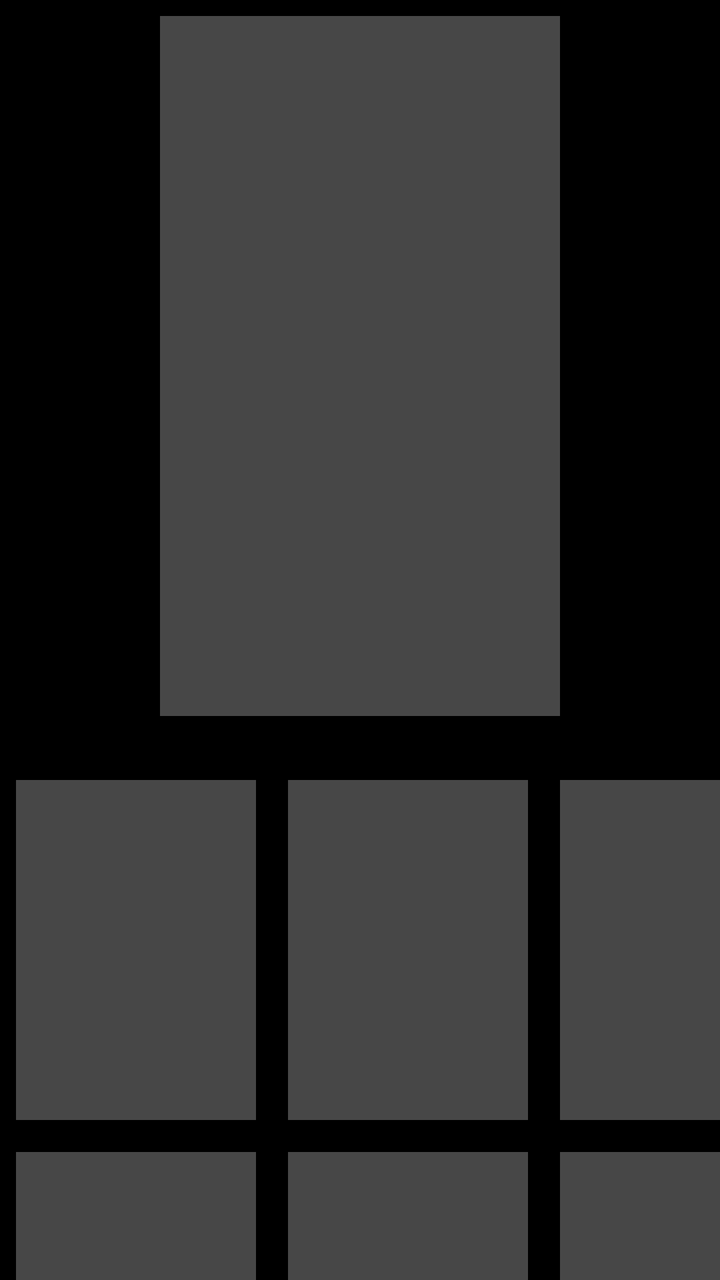
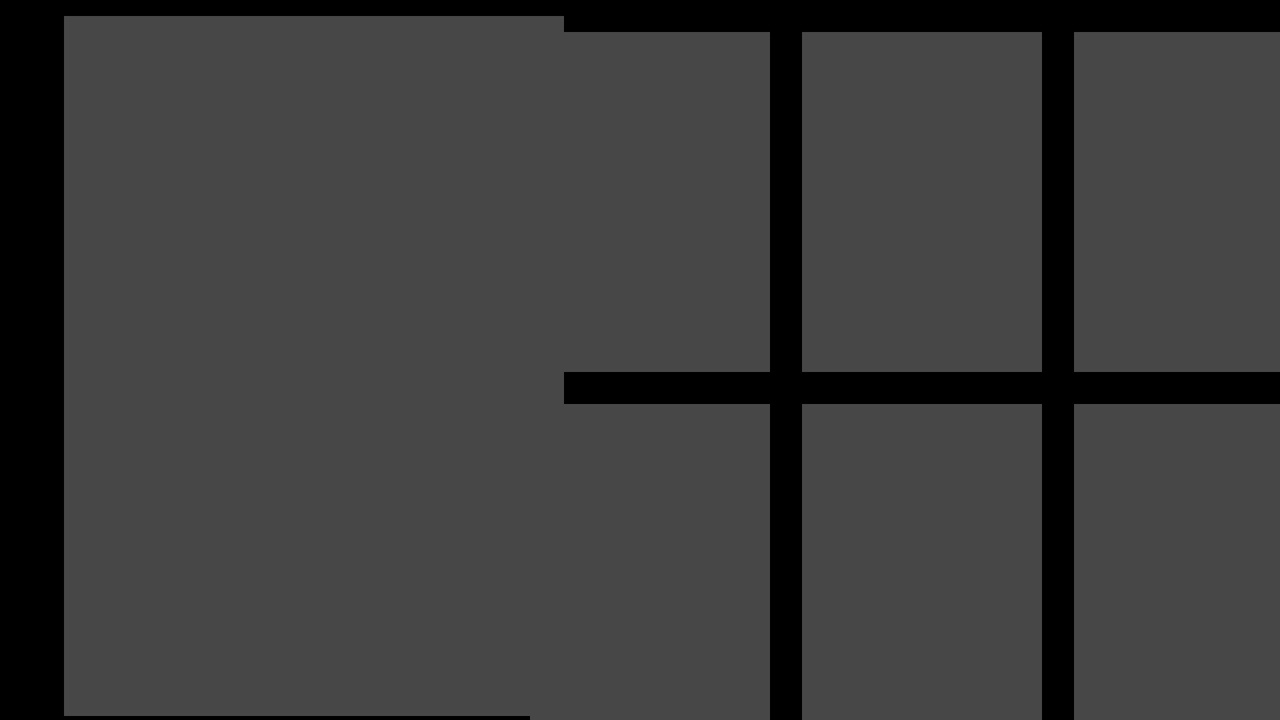

First picture: res/layout/ on a phone held upright. Second picture: the repository's own variant of that layout, on a device whose configuration matches the variant's folder. Source for both follows.
<!-- AndroidManifest.xml: application theme Theme.MovieMain -->
<!-- res/layout/fragment_home_loading.xml -->
<?xml version="1.0" encoding="utf-8"?>
<androidx.constraintlayout.widget.ConstraintLayout xmlns:android="http://schemas.android.com/apk/res/android"
    xmlns:app="http://schemas.android.com/apk/res-auto"
    android:id="@+id/container_home"
    android:layout_width="match_parent"
    android:layout_height="match_parent"
    android:background="@color/black">

    <LinearLayout
        android:id="@+id/img_carousel_loading"
        android:layout_width="match_parent"
        android:layout_height="350dp"
        android:layout_marginHorizontal="80dp"
        android:layout_marginTop="@dimen/common_margin_min"
        android:orientation="vertical"
        app:layout_constraintEnd_toEndOf="parent"
        app:layout_constraintStart_toStartOf="parent"
        app:layout_constraintTop_toTopOf="parent">

        <ImageView
            android:id="@+id/carousel_loading"
            android:layout_width="match_parent"
            android:layout_height="match_parent"
            android:background="@color/grey_dark" />

    </LinearLayout>

    <LinearLayout
        android:id="@+id/linear1_loading"
        android:layout_width="match_parent"
        android:layout_height="wrap_content"
        android:layout_marginTop="@dimen/common_margin_24"
        android:orientation="horizontal"
        app:layout_constraintTop_toBottomOf="@id/img_carousel_loading">

        <ImageView
            android:layout_width="120dp"
            android:layout_height="170dp"
            android:layout_marginHorizontal="@dimen/common_margin_min"
            android:layout_marginVertical="@dimen/common_margin_min"
            android:background="@color/grey_dark"
            android:orientation="vertical" />

        <ImageView
            android:layout_width="120dp"
            android:layout_height="170dp"
            android:layout_marginHorizontal="@dimen/common_margin_min"
            android:layout_marginVertical="@dimen/common_margin_min"
            android:background="@color/grey_dark"
            android:orientation="vertical"
            app:layout_constraintStart_toStartOf="parent" />

        <ImageView
            android:layout_width="120dp"
            android:layout_height="170dp"
            android:layout_marginHorizontal="@dimen/common_margin_min"
            android:layout_marginVertical="@dimen/common_margin_min"
            android:background="@color/grey_dark"
            android:orientation="vertical" />

        <ImageView
            android:layout_width="120dp"
            android:layout_height="170dp"
            android:layout_marginHorizontal="@dimen/common_margin_min"
            android:layout_marginVertical="@dimen/common_margin_min"
            android:background="@color/grey_dark"
            android:orientation="vertical" />

        <ImageView
            android:layout_width="120dp"
            android:layout_height="170dp"
            android:layout_marginHorizontal="@dimen/common_margin_min"
            android:layout_marginVertical="@dimen/common_margin_min"
            android:background="@color/grey_dark"
            android:orientation="vertical" />

        <ImageView
            android:layout_width="120dp"
            android:layout_height="170dp"
            android:layout_marginHorizontal="@dimen/common_margin_min"
            android:layout_marginVertical="@dimen/common_margin_min"
            android:background="@color/grey_dark"
            android:orientation="vertical" />

        <ImageView
            android:layout_width="120dp"
            android:layout_height="170dp"
            android:layout_marginHorizontal="@dimen/common_margin_min"
            android:layout_marginVertical="@dimen/common_margin_min"
            android:background="@color/grey_dark"
            android:orientation="vertical" />
    </LinearLayout>

    <LinearLayout
        android:id="@+id/linear2_loading"
        android:layout_width="match_parent"
        android:layout_height="wrap_content"
        android:orientation="horizontal"
        app:layout_constraintTop_toBottomOf="@id/linear1_loading">

        <ImageView
            android:layout_width="120dp"
            android:layout_height="170dp"
            android:layout_marginHorizontal="@dimen/common_margin_min"
            android:layout_marginVertical="@dimen/common_margin_min"
            android:background="@color/grey_dark"
            android:orientation="vertical" />

        <ImageView
            android:layout_width="120dp"
            android:layout_height="170dp"
            android:layout_marginHorizontal="@dimen/common_margin_min"
            android:layout_marginVertical="@dimen/common_margin_min"
            android:background="@color/grey_dark"
            android:orientation="vertical" />

        <ImageView
            android:layout_width="120dp"
            android:layout_height="170dp"
            android:layout_marginHorizontal="@dimen/common_margin_min"
            android:layout_marginVertical="@dimen/common_margin_min"
            android:background="@color/grey_dark"
            android:orientation="vertical" />

        <ImageView
            android:layout_width="120dp"
            android:layout_height="170dp"
            android:layout_marginHorizontal="@dimen/common_margin_min"
            android:layout_marginVertical="@dimen/common_margin_min"
            android:background="@color/grey_dark"
            android:orientation="vertical" />

        <ImageView
            android:layout_width="120dp"
            android:layout_height="170dp"
            android:layout_marginHorizontal="@dimen/common_margin_min"
            android:layout_marginVertical="@dimen/common_margin_min"
            android:background="@color/grey_dark"
            android:orientation="vertical" />

        <ImageView
            android:layout_width="120dp"
            android:layout_height="170dp"
            android:layout_marginHorizontal="@dimen/common_margin_min"
            android:layout_marginVertical="@dimen/common_margin_min"
            android:background="@color/grey_dark"
            android:orientation="vertical" />

        <ImageView
            android:layout_width="120dp"
            android:layout_height="170dp"
            android:layout_marginHorizontal="@dimen/common_margin_min"
            android:layout_marginVertical="@dimen/common_margin_min"
            android:background="@color/grey_dark"
            android:orientation="vertical" />
    </LinearLayout>

</androidx.constraintlayout.widget.ConstraintLayout>
<!-- resources referenced by this layout -->
<resources>
  <color name="black">#FF000000</color>
  <color name="grey_dark">#474747</color>
  <dimen name="common_margin_24">24dp</dimen>
  <dimen name="common_margin_min">8dp</dimen>
  <style name="Theme.MovieMain" parent="Theme.MaterialComponents.DayNight.NoActionBar">
          
          <item name="colorPrimary">@color/black_dense</item>
          <item name="colorPrimaryVariant">@color/purple_700</item>
          <item name="colorOnPrimary">@color/white</item>
          
          <item name="colorSecondary">@color/teal_200</item>
          <item name="colorSecondaryVariant">@color/teal_700</item>
          <item name="colorOnSecondary">@color/black</item>
          
          <item name="android:statusBarColor">@color/black</item>
          
      </style>
  <color name="black_dense">#0E0E0E</color>
  <color name="purple_700">#FF3700B3</color>
  <color name="white">#FFFFFFFF</color>
  <color name="teal_200">#FF03DAC5</color>
  <color name="teal_700">#FF018786</color>
</resources>
<!-- res/layout-land/fragment_home_loading.xml (the repository's variant of the layout above) -->
<!-- drawn on the phone turned sideways -->
<?xml version="1.0" encoding="utf-8"?>
<androidx.constraintlayout.widget.ConstraintLayout xmlns:android="http://schemas.android.com/apk/res/android"
    xmlns:app="http://schemas.android.com/apk/res-auto"
    android:id="@+id/container_home"
    android:layout_width="match_parent"
    android:layout_height="match_parent"
    android:background="@color/black">

    <LinearLayout
        android:id="@+id/img_carousel_loading"
        android:layout_width="250dp"
        android:layout_height="350dp"
        android:layout_marginStart="@dimen/common_margin_middle"
        android:layout_marginTop="@dimen/common_margin_min"
        android:orientation="vertical"
        app:layout_constraintStart_toStartOf="parent"
        app:layout_constraintTop_toTopOf="parent">

        <ImageView
            android:id="@+id/carousel_loading"
            android:layout_width="match_parent"
            android:layout_height="match_parent"
            android:background="@color/grey_dark" />

    </LinearLayout>

    <LinearLayout
        android:id="@+id/linear1_loading"
        android:layout_width="wrap_content"
        android:layout_height="wrap_content"
        android:layout_marginHorizontal="@dimen/common_margin_middle"
        android:orientation="horizontal"
        app:layout_constraintEnd_toEndOf="parent"
        app:layout_constraintStart_toEndOf="@id/img_carousel_loading"
        app:layout_constraintTop_toTopOf="@id/img_carousel_loading">

        <ImageView
            android:layout_width="120dp"
            android:layout_height="170dp"
            android:layout_marginHorizontal="@dimen/common_margin_min"
            android:layout_marginVertical="@dimen/common_margin_min"
            android:background="@color/grey_dark"
            android:orientation="vertical" />

        <ImageView
            android:layout_width="120dp"
            android:layout_height="170dp"
            android:layout_marginHorizontal="@dimen/common_margin_min"
            android:layout_marginVertical="@dimen/common_margin_min"
            android:background="@color/grey_dark"
            android:orientation="vertical"
            app:layout_constraintStart_toStartOf="parent" />

        <ImageView
            android:layout_width="120dp"
            android:layout_height="170dp"
            android:layout_marginHorizontal="@dimen/common_margin_min"
            android:layout_marginVertical="@dimen/common_margin_min"
            android:background="@color/grey_dark"
            android:orientation="vertical" />

    </LinearLayout>

    <LinearLayout
        android:id="@+id/linear2_loading"
        android:layout_width="wrap_content"
        android:layout_height="wrap_content"
        android:orientation="horizontal"
        app:layout_constraintEnd_toEndOf="parent"
        app:layout_constraintStart_toEndOf="@id/img_carousel_loading"
        app:layout_constraintTop_toBottomOf="@id/linear1_loading">

        <ImageView
            android:layout_width="120dp"
            android:layout_height="170dp"
            android:layout_marginHorizontal="@dimen/common_margin_min"
            android:layout_marginVertical="@dimen/common_margin_min"
            android:background="@color/grey_dark"
            android:orientation="vertical" />

        <ImageView
            android:layout_width="120dp"
            android:layout_height="170dp"
            android:layout_marginHorizontal="@dimen/common_margin_min"
            android:layout_marginVertical="@dimen/common_margin_min"
            android:background="@color/grey_dark"
            android:orientation="vertical" />

        <ImageView
            android:layout_width="120dp"
            android:layout_height="170dp"
            android:layout_marginHorizontal="@dimen/common_margin_min"
            android:layout_marginVertical="@dimen/common_margin_min"
            android:background="@color/grey_dark"
            android:orientation="vertical" />

    </LinearLayout>

</androidx.constraintlayout.widget.ConstraintLayout>
<!-- resources referenced by the variant -->
<!-- as the phone turned sideways resolves them -->
<resources>
  <color name="black">#FF000000</color>
  <color name="grey_dark">#474747</color>
  <dimen name="common_margin_middle">32dp</dimen>
  <dimen name="common_margin_min">8dp</dimen>
  <style name="Theme.MovieMain" parent="Theme.MaterialComponents.DayNight.NoActionBar">
          
          <item name="colorPrimary">@color/black_dense</item>
          <item name="colorPrimaryVariant">@color/purple_700</item>
          <item name="colorOnPrimary">@color/white</item>
          
          <item name="colorSecondary">@color/teal_200</item>
          <item name="colorSecondaryVariant">@color/teal_700</item>
          <item name="colorOnSecondary">@color/black</item>
          
          <item name="android:statusBarColor">@color/black</item>
          
      </style>
  <color name="black_dense">#0E0E0E</color>
  <color name="purple_700">#FF3700B3</color>
  <color name="white">#FFFFFFFF</color>
  <color name="teal_200">#FF03DAC5</color>
  <color name="teal_700">#FF018786</color>
</resources>
